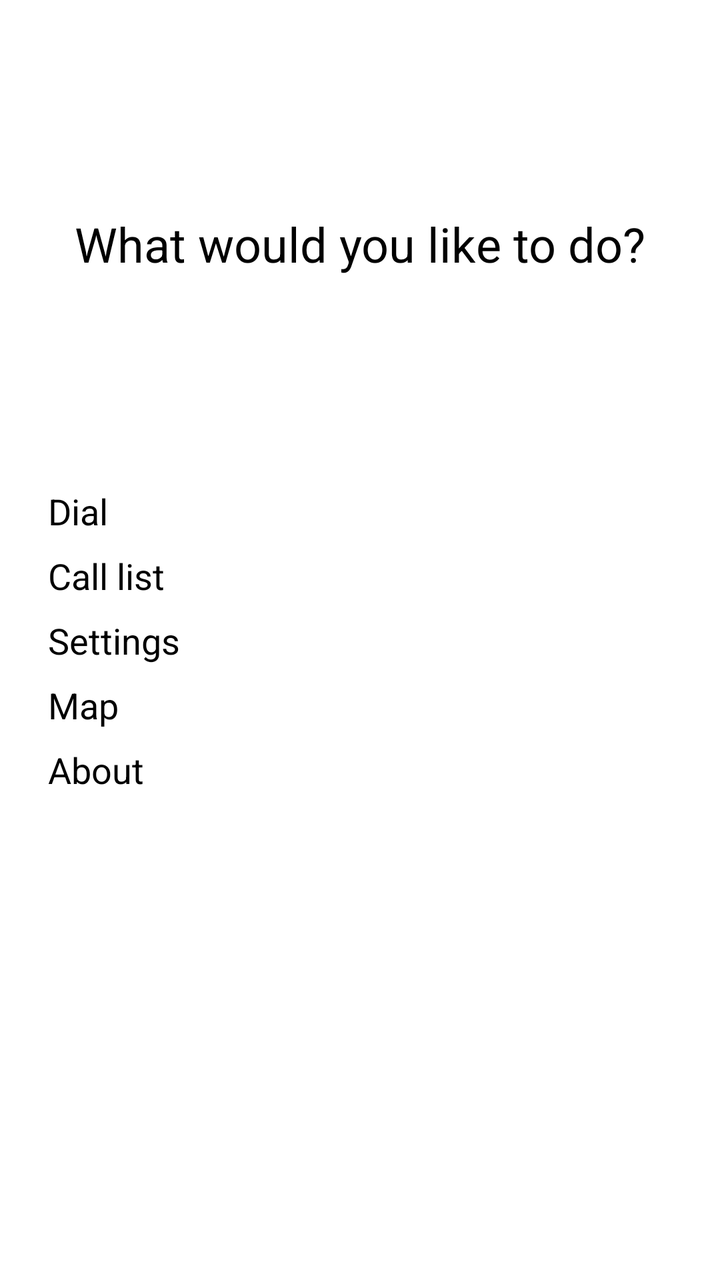
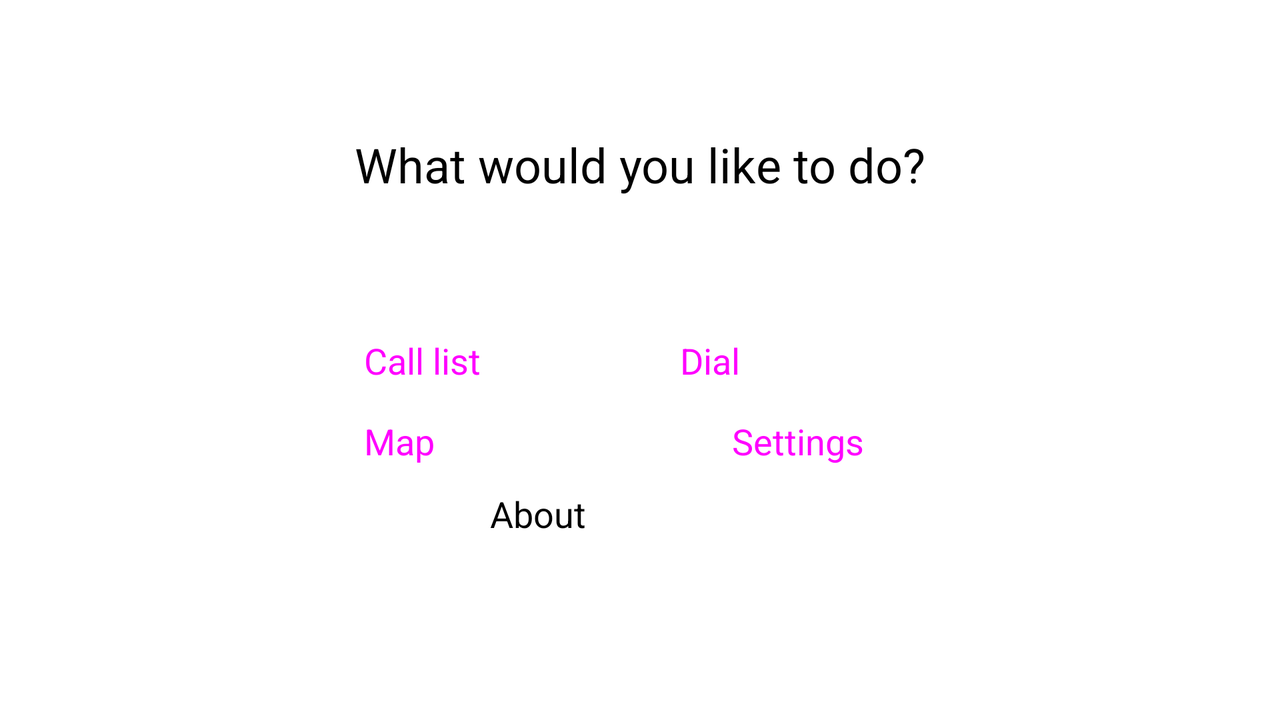

Two renders of one Android screen. The first uses the default layout on a phone; the second uses the alternative layout the repository ships for a different screen configuration, on a matching device. The two XML files are below.
<!-- AndroidManifest.xml: application theme Theme.Dialer -->
<!-- res/layout/activity_main.xml -->
<?xml version="1.0" encoding="utf-8"?>
<androidx.constraintlayout.widget.ConstraintLayout xmlns:android="http://schemas.android.com/apk/res/android"
    xmlns:app="http://schemas.android.com/apk/res-auto"
    xmlns:tools="http://schemas.android.com/tools"
    android:layout_width="match_parent"
    android:layout_height="match_parent"
    tools:context=".MainActivity">

    <Button
        android:id="@+id/map"
        android:layout_width="0dp"
        android:layout_height="wrap_content"
        android:layout_marginStart="24dp"
        android:layout_marginLeft="24dp"
        android:layout_marginTop="8dp"
        android:layout_marginEnd="24dp"
        android:layout_marginRight="24dp"
        android:layout_marginBottom="8dp"
        android:text="@string/map"
        android:textSize="18sp"
        android:onClick="showMaps"
        app:layout_constraintBottom_toBottomOf="parent"
        app:layout_constraintEnd_toEndOf="parent"
        app:layout_constraintHorizontal_bias="0.0"
        app:layout_constraintStart_toStartOf="parent"
        app:layout_constraintTop_toBottomOf="@+id/settings"
        app:layout_constraintVertical_bias="0.0" />

    <Button
        android:id="@+id/settings"
        android:layout_width="0dp"
        android:layout_height="wrap_content"
        android:layout_marginStart="24dp"
        android:layout_marginLeft="24dp"
        android:layout_marginTop="8dp"
        android:layout_marginEnd="24dp"
        android:layout_marginRight="24dp"
        android:layout_marginBottom="8dp"
        android:text="@string/settings"
        android:textSize="18sp"
        android:onClick="showSettings"
        app:layout_constraintBottom_toBottomOf="parent"
        app:layout_constraintEnd_toEndOf="parent"
        app:layout_constraintStart_toStartOf="parent"
        app:layout_constraintTop_toTopOf="parent" />

    <Button
        android:id="@+id/callList"
        android:layout_width="0dp"
        android:layout_height="wrap_content"
        android:layout_marginStart="24dp"
        android:layout_marginLeft="24dp"
        android:layout_marginTop="8dp"
        android:layout_marginEnd="24dp"
        android:layout_marginRight="24dp"
        android:layout_marginBottom="8dp"
        android:text="@string/call_list"
        android:textSize="18sp"
        android:onClick="showCallList"
        app:layout_constraintBottom_toTopOf="@+id/settings"
        app:layout_constraintEnd_toEndOf="parent"
        app:layout_constraintHorizontal_bias="0.0"
        app:layout_constraintStart_toStartOf="parent"
        app:layout_constraintTop_toTopOf="parent"
        app:layout_constraintVertical_bias="1.0" />

    <Button
        android:id="@+id/about"
        android:layout_width="0dp"
        android:layout_height="wrap_content"
        android:layout_marginStart="24dp"
        android:layout_marginLeft="24dp"
        android:layout_marginTop="8dp"
        android:layout_marginEnd="24dp"
        android:layout_marginRight="24dp"
        android:layout_marginBottom="8dp"
        android:text="@string/about"
        android:textSize="18sp"
        android:onClick="showAbout"
        app:layout_constraintBottom_toBottomOf="parent"
        app:layout_constraintEnd_toEndOf="parent"
        app:layout_constraintHorizontal_bias="0.0"
        app:layout_constraintStart_toStartOf="parent"
        app:layout_constraintTop_toBottomOf="@+id/map"
        app:layout_constraintVertical_bias="0.0" />

    <Button
        android:id="@+id/dial"
        android:layout_width="0dp"
        android:layout_height="wrap_content"
        android:layout_marginStart="24dp"
        android:layout_marginLeft="24dp"
        android:layout_marginTop="8dp"
        android:layout_marginEnd="24dp"
        android:layout_marginRight="24dp"
        android:layout_marginBottom="8dp"
        android:text="@string/dial"
        android:textSize="18sp"
        android:onClick="showDial"
        app:layout_constraintBottom_toTopOf="@+id/callList"
        app:layout_constraintEnd_toEndOf="parent"
        app:layout_constraintStart_toStartOf="parent"
        app:layout_constraintTop_toTopOf="parent"
        app:layout_constraintVertical_bias="1.0" />

    <TextView
        android:id="@+id/question"
        android:layout_width="wrap_content"
        android:layout_height="wrap_content"
        android:layout_marginStart="24dp"
        android:layout_marginLeft="24dp"
        android:layout_marginTop="24dp"
        android:layout_marginEnd="24dp"
        android:layout_marginRight="24dp"
        android:layout_marginBottom="24dp"
        android:text="@string/what_would_you_like_to_do"
        android:textSize="24sp"
        app:layout_constraintBottom_toTopOf="@+id/dial"
        app:layout_constraintEnd_toEndOf="parent"
        app:layout_constraintStart_toStartOf="parent"
        app:layout_constraintTop_toTopOf="parent" />
</androidx.constraintlayout.widget.ConstraintLayout>
<!-- resources referenced by this layout -->
<resources>
  <string name="about">About</string>
  <string name="call_list">Call list</string>
  <string name="dial">Dial</string>
  <string name="map">Map</string>
  <string name="settings">Settings</string>
  <string name="what_would_you_like_to_do">What would you like to do?</string>
</resources>
<!-- res/layout-land/activity_main.xml (the repository's variant of the layout above) -->
<!-- drawn on the phone turned sideways -->
<?xml version="1.0" encoding="utf-8"?>
<androidx.constraintlayout.widget.ConstraintLayout xmlns:android="http://schemas.android.com/apk/res/android"
    xmlns:app="http://schemas.android.com/apk/res-auto"
    xmlns:tools="http://schemas.android.com/tools"
    android:layout_width="match_parent"
    android:layout_height="match_parent"
    tools:context=".MainActivity">

    <LinearLayout
        android:layout_width="0dp"
        android:layout_height="wrap_content"
        android:layout_marginStart="24dp"
        android:layout_marginLeft="24dp"
        android:layout_marginTop="8dp"
        android:layout_marginEnd="24dp"
        android:layout_marginRight="24dp"
        android:layout_marginBottom="24dp"
        android:gravity="center"
        android:orientation="horizontal"
        app:layout_constraintBottom_toBottomOf="parent"
        app:layout_constraintEnd_toEndOf="parent"
        app:layout_constraintHorizontal_bias="1.0"
        app:layout_constraintStart_toStartOf="parent"
        app:layout_constraintTop_toBottomOf="@+id/linearLayout2"
        app:layout_constraintVertical_bias="0.0">

        <Button
            android:id="@+id/about"
            android:layout_width="150dp"
            android:layout_height="wrap_content"
            android:onClick="showAbout"
            android:text="@string/about"
            android:textSize="18sp" />
    </LinearLayout>

    <LinearLayout
        android:id="@+id/linearLayout2"
        android:layout_width="0dp"
        android:layout_height="wrap_content"
        android:layout_marginStart="24dp"
        android:layout_marginLeft="24dp"
        android:layout_marginTop="8dp"
        android:layout_marginEnd="24dp"
        android:layout_marginRight="24dp"
        android:layout_marginBottom="24dp"
        android:gravity="center"
        android:orientation="horizontal"
        app:layout_constraintBottom_toBottomOf="parent"
        app:layout_constraintEnd_toEndOf="parent"
        app:layout_constraintStart_toStartOf="parent"
        app:layout_constraintTop_toBottomOf="@+id/linearLayout"
        app:layout_constraintVertical_bias="0.0">

        <Button
            android:id="@+id/map"
            style="@style/Widget.MaterialComponents.Button"
            android:layout_width="150dp"
            android:layout_height="wrap_content"
            android:onClick="showMaps"
            android:text="@string/map"
            android:textSize="18sp" />

        <Button
            android:id="@+id/settings"
            style="@style/Widget.MaterialComponents.Button"
            android:layout_width="150dp"
            android:layout_height="wrap_content"
            android:layout_marginStart="8dp"
            android:layout_marginLeft="8dp"
            android:gravity="center"
            android:onClick="showSettings"
            android:text="@string/settings"
            android:textSize="18sp" />
    </LinearLayout>

    <LinearLayout
        android:id="@+id/linearLayout"
        android:layout_width="0dp"
        android:layout_height="wrap_content"
        android:layout_marginStart="24dp"
        android:layout_marginLeft="24dp"
        android:layout_marginTop="24dp"
        android:layout_marginEnd="24dp"
        android:layout_marginRight="24dp"
        android:layout_marginBottom="24dp"
        android:gravity="center"
        android:orientation="horizontal"
        app:layout_constraintBottom_toBottomOf="parent"
        app:layout_constraintEnd_toEndOf="parent"
        app:layout_constraintHorizontal_bias="0.498"
        app:layout_constraintStart_toStartOf="parent"
        app:layout_constraintTop_toTopOf="parent">

        <Button
            android:id="@+id/callList"
            style="@style/Widget.MaterialComponents.Button"
            android:layout_width="150dp"
            android:layout_height="wrap_content"
            android:onClick="showCallList"
            android:text="@string/call_list"
            android:textSize="18sp" />

        <Button
            android:id="@+id/dial"
            style="@style/Widget.MaterialComponents.Button"
            android:layout_width="150dp"
            android:layout_height="wrap_content"
            android:layout_marginStart="8dp"
            android:layout_marginLeft="8dp"
            android:onClick="showDial"
            android:text="@string/dial"
            android:textSize="18sp" />
    </LinearLayout>

    <TextView
        android:id="@+id/question_land"
        android:layout_width="wrap_content"
        android:layout_height="wrap_content"
        android:layout_marginStart="24dp"
        android:layout_marginLeft="24dp"
        android:layout_marginTop="24dp"
        android:layout_marginEnd="24dp"
        android:layout_marginRight="24dp"
        android:layout_marginBottom="24dp"
        android:text="@string/what_would_you_like_to_do"
        android:textSize="24sp"
        app:layout_constraintBottom_toTopOf="@+id/linearLayout"
        app:layout_constraintEnd_toEndOf="parent"
        app:layout_constraintStart_toStartOf="parent"
        app:layout_constraintTop_toTopOf="parent" />

</androidx.constraintlayout.widget.ConstraintLayout>
